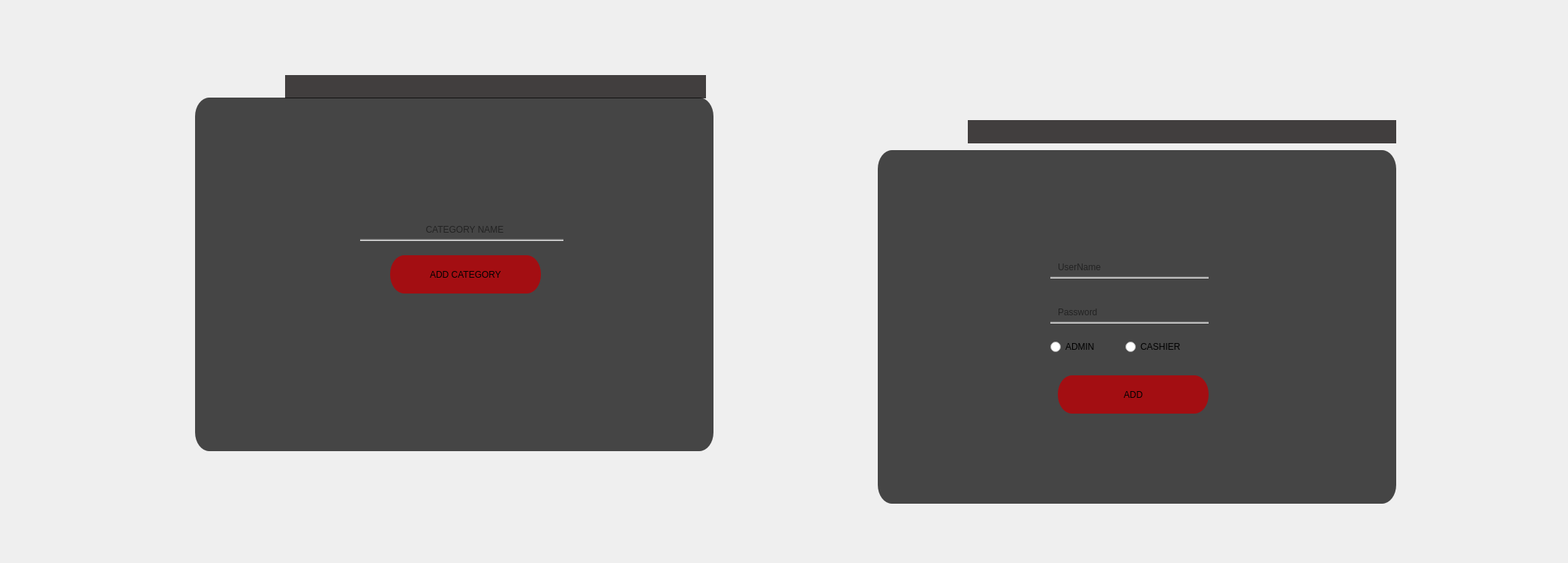
      <widget class="QWidget" name="tab_12">
       <attribute name="title">
        <string>Page</string>
       </attribute>
       <widget class="QLabel" name="label_32">
        <property name="geometry">
         <rect>
          <x>0</x>
          <y>0</y>
          <width>1221</width>
          <height>711</height>
         </rect>
        </property>
        <property name="text">
         <string/>
        </property>
        <property name="pixmap">
         <pixmap resource="pt.qrc">:/pt/bg2.jpg</pixmap>
        </property>
        <property name="scaledContents">
         <bool>true</bool>
        </property>
       </widget>
       <widget class="QPushButton" name="btn_login_8">
        <property name="geometry">
         <rect>
          <x>1410</x>
          <y>500</y>
          <width>201</width>
          <height>51</height>
         </rect>
        </property>
        <property name="styleSheet">
         <string notr="true">QPushButton{
	border-radius: 19px solid;
	border-bottom:0px solid rgb(171, 16, 20);
    border-top:0px solid rgb(171, 16, 20);
	
	background-color: rgb(163, 14, 18);


  

}

QPushButton:hover{
	border: 7px solid qlineargradient(spread:pad, x1:1, y1:1, x2:1, y2:1, stop:1 rgba(0, 0, 0, 0));
	border-radius: 19px solid;
	border-bottom:0px solid rgb(171, 16, 20);
    border-top:0px solid rgb(171, 16, 20);
	



   background-color:rgb(237, 28, 47);

	


}
QPushButton:pressed{
	color:rgb(255, 205, 0);

   background-color:rgb(189, 22, 37);
}</string>
        </property>
        <property name="text">
         <string>ADD</string>
        </property>
        <property name="icon">
         <iconset resource="pt.qrc">
          <normaloff>:/pt/add-user.png</normaloff>:/pt/add-user.png</iconset>
        </property>
        <property name="iconSize">
         <size>
          <width>33</width>
          <height>33</height>
         </size>
        </property>
       </widget>
       <widget class="QLabel" name="label_34">
        <property name="geometry">
         <rect>
          <x>910</x>
          <y>60</y>
          <width>1171</width>
          <height>681</height>
         </rect>
        </property>
        <property name="text">
         <string/>
        </property>
        <property name="pixmap">
         <pixmap resource="pt.qrc">:/pt/bg2.jpg</pixmap>
        </property>
        <property name="scaledContents">
         <bool>true</bool>
        </property>
       </widget>
       <widget class="QRadioButton" name="radioButton_7">
        <property name="geometry">
         <rect>
          <x>1400</x>
          <y>450</y>
          <width>114</width>
          <height>24</height>
         </rect>
        </property>
        <property name="text">
         <string>ADMIN</string>
        </property>
       </widget>
       <widget class="QLabel" name="label_35">
        <property name="geometry">
         <rect>
          <x>1190</x>
          <y>110</y>
          <width>111</width>
          <height>121</height>
         </rect>
        </property>
        <property name="text">
         <string/>
        </property>
        <property name="pixmap">
         <pixmap resource="pt.qrc">:/pt/db.png</pixmap>
        </property>
        <property name="scaledContents">
         <bool>true</bool>
        </property>
       </widget>
       <widget class="QFrame" name="frame_15">
        <property name="geometry">
         <rect>
          <x>1290</x>
          <y>160</y>
          <width>571</width>
          <height>31</height>
         </rect>
        </property>
        <property name="styleSheet">
         <string notr="true">
QFrame{
	border-radius: 19px solid;
	
	background-color: qlineargradient(spread:pad, x1:1, y1:1, x2:1, y2:1, stop:1 rgba(35, 31, 32, 218));
}
QFrame:hover{
	
	border:3px solid rgb(255, 165, 0);
	
	

}</string>
        </property>
        <property name="frameShape">
         <enum>QFrame::StyledPanel</enum>
        </property>
        <property name="frameShadow">
         <enum>QFrame::Raised</enum>
        </property>
       </widget>
       <widget class="QFrame" name="frame_menu_13">
        <property name="enabled">
         <bool>false</bool>
        </property>
        <property name="geometry">
         <rect>
          <x>1170</x>
          <y>200</y>
          <width>691</width>
          <height>471</height>
         </rect>
        </property>
        <property name="whatsThis">
         <string>&lt;html&gt;&lt;head/&gt;&lt;body&gt;&lt;p&gt;&lt;img src=&quot;:/pt/pos.png&quot;/&gt;&lt;/p&gt;&lt;/body&gt;&lt;/html&gt;</string>
        </property>
        <property name="styleSheet">
         <string notr="true">
QFrame{
	border-radius: 19px solid;
	background-color: qlineargradient(spread:pad, x1:1, y1:1, x2:1, y2:1, stop:1 rgba(0, 0, 0, 181));
}
QFrame:hover{
	border-left:3px solid rgb(255, 242, 0);
	border-bottom:3px solid rgb(255, 242, 0);
    border-top:3px solid rgb(255, 190, 0);
	border-right:3px solid rgb(255, 190, 0);
	

}</string>
        </property>
        <property name="frameShape">
         <enum>QFrame::StyledPanel</enum>
        </property>
        <property name="frameShadow">
         <enum>QFrame::Raised</enum>
        </property>
       </widget>
       <widget class="QLabel" name="label_36">
        <property name="geometry">
         <rect>
          <x>1780</x>
          <y>90</y>
          <width>71</width>
          <height>71</height>
         </rect>
        </property>
        <property name="text">
         <string/>
        </property>
        <property name="pixmap">
         <pixmap resource="pt.qrc">:/pt/add-user.png</pixmap>
        </property>
        <property name="scaledContents">
         <bool>true</bool>
        </property>
       </widget>
       <widget class="QRadioButton" name="radioButton_8">
        <property name="geometry">
         <rect>
          <x>1500</x>
          <y>450</y>
          <width>114</width>
          <height>24</height>
         </rect>
        </property>
        <property name="text">
         <string>CASHIER</string>
        </property>
       </widget>
       <widget class="QLineEdit" name="lineEdit_username_8">
        <property name="geometry">
         <rect>
          <x>1400</x>
          <y>340</y>
          <width>211</width>
          <height>31</height>
         </rect>
        </property>
        <property name="styleSheet">
         <string notr="true">QLineEdit{
	border-radius: 19px solid;
	border-left:8px solid;
	
	
	border-color: qlineargradient(spread:pad, x1:1, y1:1, x2:1, y2:1, stop:1 rgba(0, 0, 0, 0));

	background-color: qlineargradient(spread:pad, x1:0.720379, y1:0.903409, x2:0.720379, y2:1, stop:0 rgba(0, 0, 0, 0), stop:1 rgba(255, 255, 255, 255));
}

QLineEdit:hover{
	border-bottom:3px solid rgb(255, 165, 0);
	color:rgb(255, 165, 0);

	

}
</string>
        </property>
        <property name="placeholderText">
         <string>UserName</string>
        </property>
       </widget>
       <widget class="QLineEdit" name="lineEdit_password_8">
        <property name="geometry">
         <rect>
          <x>1400</x>
          <y>400</y>
          <width>211</width>
          <height>31</height>
         </rect>
        </property>
        <property name="styleSheet">
         <string notr="true">QLineEdit{
	border-radius: 19px solid;
	border-left:8px solid;
	
	border-color: qlineargradient(spread:pad, x1:1, y1:1, x2:1, y2:1, stop:1 rgba(0, 0, 0, 0));

	background-color: qlineargradient(spread:pad, x1:0.720379, y1:0.903409, x2:0.720379, y2:1, stop:0 rgba(0, 0, 0, 0), stop:1 rgba(255, 255, 255, 255));
}

QLineEdit:hover{
	border-bottom:3px solid rgb(255, 165, 0);
	color: rgb(255, 165, 0);

	

}
</string>
        </property>
        <property name="echoMode">
         <enum>QLineEdit::Password</enum>
        </property>
        <property name="placeholderText">
         <string>Password</string>
        </property>
       </widget>
       <widget class="QToolButton" name="toolButton_17">
        <property name="geometry">
         <rect>
          <x>1290</x>
          <y>90</y>
          <width>201</width>
          <height>121</height>
         </rect>
        </property>
        <property name="styleSheet">
         <string notr="true">image: url(:/pt/mac.png);
border-radius: 19px solid;
</string>
        </property>
        <property name="text">
         <string/>
        </property>
       </widget>
       <widget class="QLabel" name="label_48">
        <property name="geometry">
         <rect>
          <x>280</x>
          <y>40</y>
          <width>111</width>
          <height>121</height>
         </rect>
        </property>
        <property name="text">
         <string/>
        </property>
        <property name="pixmap">
         <pixmap resource="pt.qrc">:/pt/db.png</pixmap>
        </property>
        <property name="scaledContents">
         <bool>true</bool>
        </property>
       </widget>
       <widget class="QFrame" name="frame_20">
        <property name="geometry">
         <rect>
          <x>380</x>
          <y>100</y>
          <width>561</width>
          <height>31</height>
         </rect>
        </property>
        <property name="styleSheet">
         <string notr="true">
QFrame{
	border-radius: 19px solid;
	
	background-color: qlineargradient(spread:pad, x1:1, y1:1, x2:1, y2:1, stop:1 rgba(35, 31, 32, 218));
}
QFrame:hover{
	
	border:3px solid rgb(255, 165, 0);
	
	

}</string>
        </property>
        <property name="frameShape">
         <enum>QFrame::StyledPanel</enum>
        </property>
        <property name="frameShadow">
         <enum>QFrame::Raised</enum>
        </property>
       </widget>
       <widget class="QPushButton" name="btn_login_13">
        <property name="geometry">
         <rect>
          <x>520</x>
          <y>340</y>
          <width>201</width>
          <height>51</height>
         </rect>
        </property>
        <property name="styleSheet">
         <string notr="true">QPushButton{
	border-radius: 19px solid;
	border-bottom:0px solid rgb(171, 16, 20);
    border-top:0px solid rgb(171, 16, 20);
	
	background-color: rgb(163, 14, 18);


  

}

QPushButton:hover{
	border: 7px solid qlineargradient(spread:pad, x1:1, y1:1, x2:1, y2:1, stop:1 rgba(0, 0, 0, 0));
	border-radius: 19px solid;
	border-bottom:0px solid rgb(171, 16, 20);
    border-top:0px solid rgb(171, 16, 20);
	



   background-color:rgb(237, 28, 47);

	


}
QPushButton:pressed{
	color:rgb(255, 205, 0);

   background-color:rgb(189, 22, 37);
}</string>
        </property>
        <property name="text">
         <string>ADD CATEGORY</string>
        </property>
        <property name="icon">
         <iconset resource="pt.qrc">
          <normaloff>:/pt/add-category.png</normaloff>:/pt/add-category.png</iconset>
        </property>
        <property name="iconSize">
         <size>
          <width>33</width>
          <height>33</height>
         </size>
        </property>
       </widget>
       <widget class="QLineEdit" name="lineEdit_username_13">
        <property name="geometry">
         <rect>
          <x>480</x>
          <y>290</y>
          <width>271</width>
          <height>31</height>
         </rect>
        </property>
        <property name="styleSheet">
         <string notr="true">QLineEdit{
	border-radius: 19px solid;
	border-left:8px solid;
	
	

	border-color: qlineargradient(spread:pad, x1:1, y1:1, x2:1, y2:1, stop:1 rgba(0, 0, 0, 0));

	background-color: qlineargradient(spread:pad, x1:0.720379, y1:0.903409, x2:0.720379, y2:1, stop:0 rgba(0, 0, 0, 0), stop:1 rgba(255, 255, 255, 255));
}

QLineEdit:hover{
	border-bottom:3px solid rgb(255, 165, 0);
	color:rgb(255, 165, 0);

	

}
</string>
        </property>
        <property name="alignment">
         <set>Qt::AlignCenter</set>
        </property>
        <property name="placeholderText">
         <string>CATEGORY NAME</string>
        </property>
       </widget>
       <widget class="QToolButton" name="toolButton_22">
        <property name="geometry">
         <rect>
          <x>380</x>
          <y>20</y>
          <width>201</width>
          <height>121</height>
         </rect>
        </property>
        <property name="styleSheet">
         <string notr="true">image: url(:/pt/mac.png);
border-radius: 19px solid;
</string>
        </property>
        <property name="text">
         <string/>
        </property>
       </widget>
       <widget class="QFrame" name="frame_menu_18">
        <property name="enabled">
         <bool>true</bool>
        </property>
        <property name="geometry">
         <rect>
          <x>260</x>
          <y>130</y>
          <width>691</width>
          <height>471</height>
         </rect>
        </property>
        <property name="whatsThis">
         <string>&lt;html&gt;&lt;head/&gt;&lt;body&gt;&lt;p&gt;&lt;img src=&quot;:/pt/pos.png&quot;/&gt;&lt;/p&gt;&lt;/body&gt;&lt;/html&gt;</string>
        </property>
        <property name="styleSheet">
         <string notr="true">
QFrame{
	border-radius: 19px solid;
	background-color: qlineargradient(spread:pad, x1:1, y1:1, x2:1, y2:1, stop:1 rgba(0, 0, 0, 181));
}
QFrame:hover{
	border-left:3px solid rgb(255, 242, 0);
	border-bottom:3px solid rgb(255, 242, 0);
    border-top:3px solid rgb(255, 190, 0);
	border-right:3px solid rgb(255, 190, 0);
	

}</string>
        </property>
        <property name="frameShape">
         <enum>QFrame::StyledPanel</enum>
        </property>
        <property name="frameShadow">
         <enum>QFrame::Raised</enum>
        </property>
       </widget>
       <widget class="QLabel" name="label_51">
        <property name="geometry">
         <rect>
          <x>880</x>
          <y>30</y>
          <width>61</width>
          <height>71</height>
         </rect>
        </property>
        <property name="text">
         <string/>
        </property>
        <property name="pixmap">
         <pixmap resource="pt.qrc">:/pt/add-category.png</pixmap>
        </property>
        <property name="scaledContents">
         <bool>true</bool>
        </property>
       </widget>
       <zorder>label_35</zorder>
       <zorder>frame_menu_13</zorder>
       <zorder>label_34</zorder>
       <zorder>label_32</zorder>
       <zorder>frame_20</zorder>
       <zorder>frame_menu_18</zorder>
       <zorder>btn_login_8</zorder>
       <zorder>radioButton_7</zorder>
       <zorder>frame_15</zorder>
       <zorder>label_36</zorder>
       <zorder>radioButton_8</zorder>
       <zorder>lineEdit_username_8</zorder>
       <zorder>lineEdit_password_8</zorder>
       <zorder>toolButton_17</zorder>
       <zorder>label_48</zorder>
       <zorder>btn_login_13</zorder>
       <zorder>lineEdit_username_13</zorder>
       <zorder>toolButton_22</zorder>
       <zorder>label_51</zorder>
      </widget>
